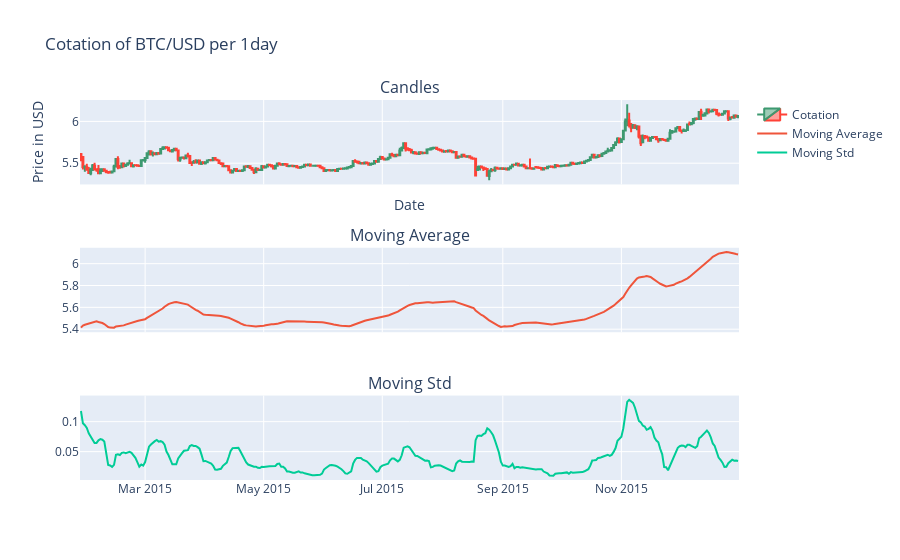

Notebook code for this chart:
### Markdown cell above
We will apply logarithmic transformation to the data in order to reduce the variation strength.

### Code cell
arima_viz_with_indicator(log_data, symbol, interval)

### Figure 1 — Plotly figure (JSON) as saved in the notebook; plotly's stock layout.template omitted (floating-point values rounded to 4 significant figures; data arrays with more than 128 entries replaced by an {"elided": "..."} marker saying what was removed)
{"data": [{"close": {"elided": "339 float values"}, "high": {"elided": "339 float values"}, "low": {"elided": "339 float values"}, "name": "Cotation", "open": {"elided": "339 float values"}, "type": "candlestick", "x": {"elided": "339 str values"}, "xaxis": "x", "yaxis": "y"}, {"mode": "lines", "name": "Moving Average", "type": "scatter", "x": {"elided": "339 str values"}, "xaxis": "x2", "y": {"elided": "339 float values"}, "yaxis": "y2"}, {"mode": "lines", "name": "Moving Std", "type": "scatter", "x": {"elided": "339 str values"}, "xaxis": "x3", "y": {"elided": "339 float values"}, "yaxis": "y3"}], "layout": {"annotations": [{"font": {"size": 16}, "showarrow": false, "text": "Candles", "x": 0.5, "xanchor": "center", "xref": "paper", "y": 1, "yanchor": "bottom", "yref": "paper"}, {"font": {"size": 16}, "showarrow": false, "text": "Moving Average", "x": 0.5, "xanchor": "center", "xref": "paper", "y": 0.6111, "yanchor": "bottom", "yref": "paper"}, {"font": {"size": 16}, "showarrow": false, "text": "Moving Std", "x": 0.5, "xanchor": "center", "xref": "paper", "y": 0.2222, "yanchor": "bottom", "yref": "paper"}], "title": {"text": "Cotation of BTC/USD per 1day"}, "xaxis": {"anchor": "y", "domain": [0, 1], "matches": "x3", "rangeslider": {"visible": false}, "showticklabels": false, "title": {"text": "Date"}}, "xaxis2": {"anchor": "y2", "domain": [0, 1], "matches": "x3", "showticklabels": false}, "xaxis3": {"anchor": "y3", "domain": [0, 1]}, "yaxis": {"anchor": "x", "domain": [0.7778, 1], "title": {"text": "Price in USD"}}, "yaxis2": {"anchor": "x2", "domain": [0.3889, 0.6111]}, "yaxis3": {"anchor": "x3", "domain": [0, 0.2222]}}}
